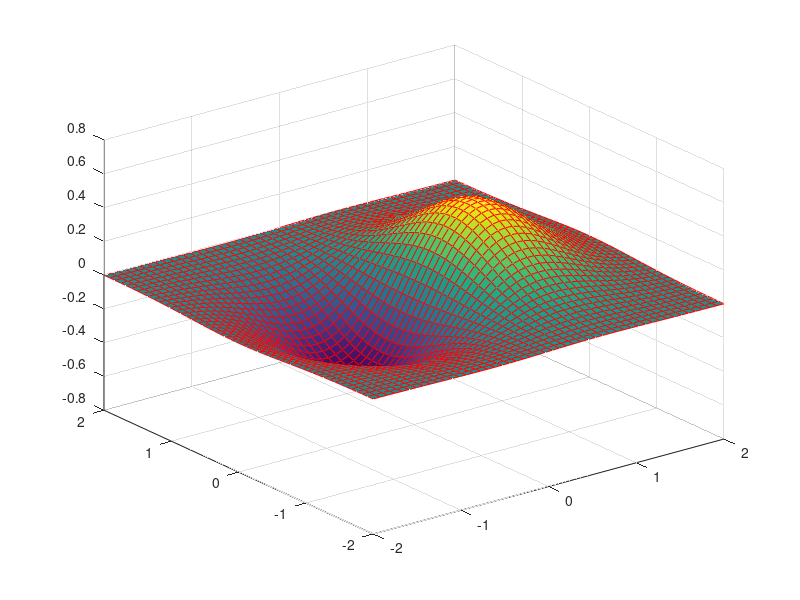
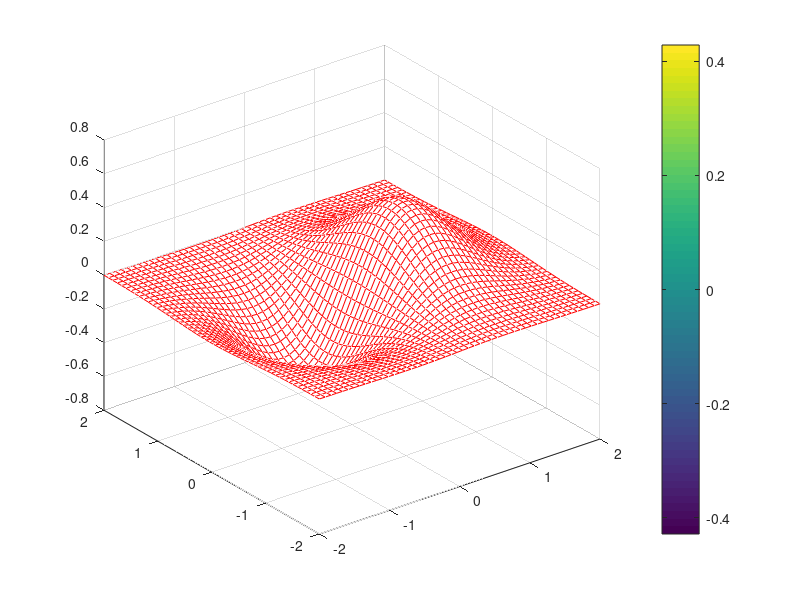

Here is the MATLAB script that generated these plots, in order:
n=50;
x1=linspace(-2,2,n);
y1=linspace(-2,2,n);
% mesh grid repeats the x1 array along y-axis by the length of x1 array
% mesh grid repeats the y1 array along x-axis by the length of y1 array
[X1 Y1]=meshgrid(x1,y1);
Z1=X1.*exp(-X1.^2-Y1.^2);
figure
surf(X1,Y1,Z1,'EdgeColor','r')
figure
mesh(X1,Y1,Z1,'EdgeColor','r')
colorbar